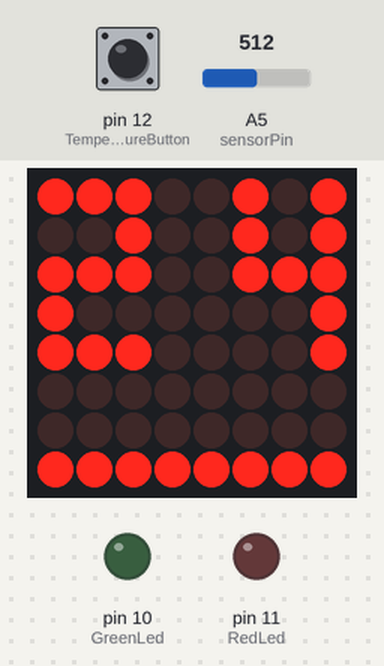
Simulated run of this sketch. Board: Arduino Uno, built with avr-gcc and run on an emulated ATmega328P. Parts: 8×8 LED matrix, output pins drawn as LEDs (lit = HIGH). Wiring (inferred from the names in the program): MAX7219 LED driver (orientation assumed): data pin 3; clock pin 2; CS pin 4. The inputs (shaded band) are chosen by the test bench; at power-on: A5 (sensorPin) = 512, pin 12 (TemperatureButton) HIGH. Pins used as bus, display or sensor lines are not drawn; what the sketch prints to the serial monitor is not drawn.

Above: at 1.2 s.
1.3 s: A5 (sensorPin) set to 0
At 2.9 s:
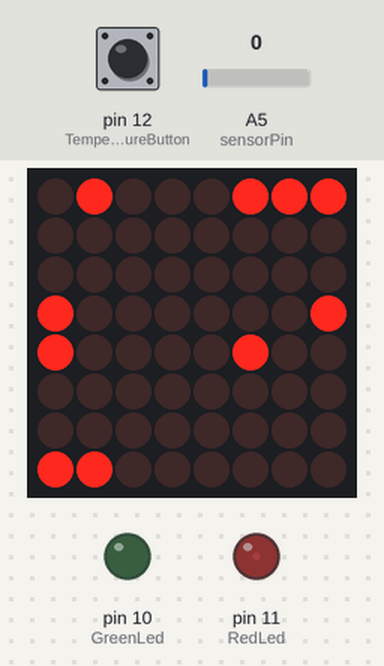
3.5 s: pin 12 (TemperatureButton) pulled LOW for 1 s
At 3.9 s:
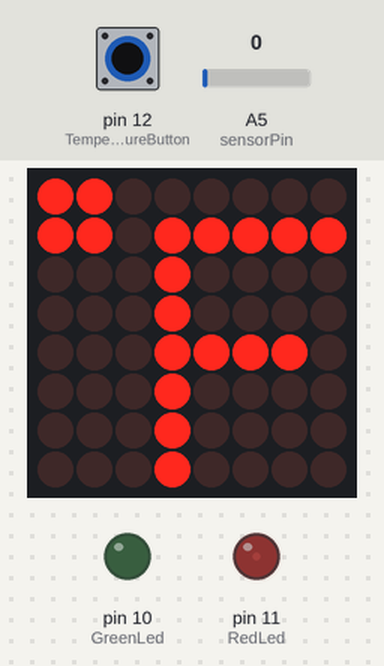
6.2 s: pin 12 (TemperatureButton) pulled LOW for 0.15 s
At 7.6 s:
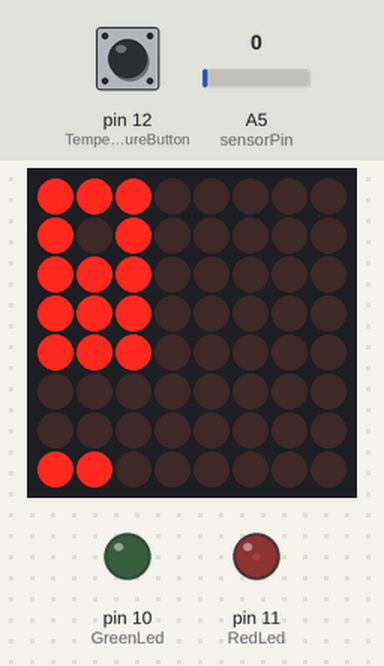
8.6 s: A5 (sensorPin) set to 17
At 9.8 s:
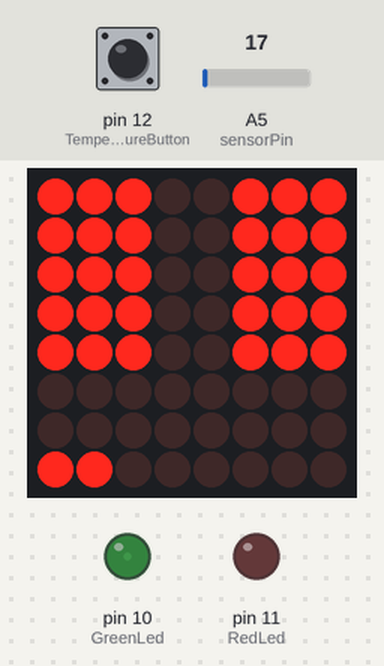
10.1 s: pin 12 (TemperatureButton) pulled LOW for 0.15 s
At 12.4 s:
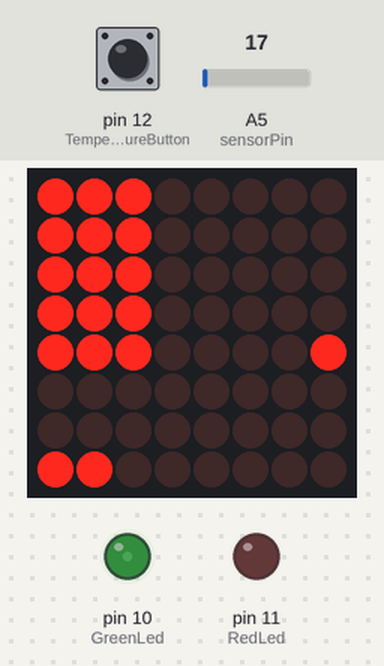
12.7 s: A5 (sensorPin) set to 110
At 13.5 s:
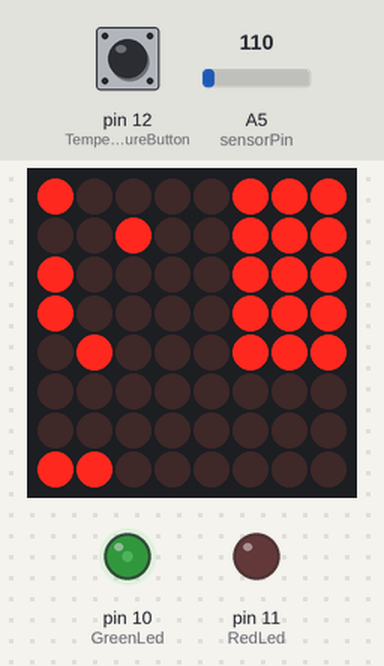
Timing chart, 0 to 15.2 s (numbered marks = the images above; inputs shaded):
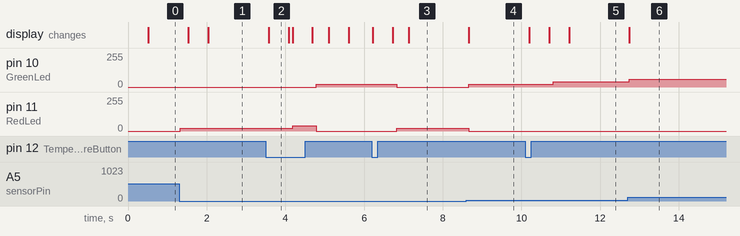

The sketch:

ex4Code.ino
```cpp
#include <math.h>

//Symbols stuff
class Digit// class of number of matrix
{
  private:
    byte ledArr[5][3];
  public:
    Digit(byte A[5][3]);
    byte getVal(int row, int col) {
      return ledArr[col][row];
    }
};

Digit::Digit(byte A[5][3])// copy past the array led
{
  for (int i = 0 ; i < 5 ; i++)
  {
    for (int j = 0 ; j < 3 ; j++)
    {
      ledArr[i][j] = A[i][j];
    }
  }
}
Digit* digits;// the number print
void initializeDigits()
{
  byte digit0[5][3] =
   {{1, 1, 1},
    {1, 0, 1},
    {1, 0, 1},
    {1, 0, 1},
    {1, 1, 1}
  };

  byte digit1[5][3] = {{0, 0, 1},
                       {0, 0, 1},
                       {0, 0, 1},
                       {0, 0, 1},
                       {0, 0, 1}};

  byte  digit2[5][3] = {{1, 1, 1},
                        {0, 0, 1},
                        {1, 1, 1},
                        {1, 0, 0},
                        {1, 1, 1}};

  byte digit3[5][3] = {{1, 1, 1},
                       {0, 0, 1},
                       {1, 1, 1},
                       {0, 0, 1},
                       {1, 1, 1}};

  byte digit4[5][3] =
   {{1, 0, 1},
    {1, 0, 1},
    {1, 1, 1},
    {0, 0, 1},
    {0, 0, 1}
  };

  byte digit5[5][3] =
   {{1, 1, 1},
    {1, 0, 0},
    {1, 1, 1},
    {0, 0, 1},
    {1, 1, 1}
  };

  byte digit6[5][3] =
   {{1, 1, 1},
    {1, 0, 0},
    {1, 1, 1},
    {1, 0, 1},
    {1, 1, 1}
  };

  byte digit7[5][3] =
   {{1, 1, 1},
    {0, 0, 1},
    {1, 1, 1},
    {0, 0, 1},
    {0, 0, 1}
  };

  byte digit8[5][3] =
   {{1, 1, 1},
    {1, 0, 1},
    {1, 1, 1},
    {1, 0, 1},
    {1, 1, 1}
  };

  byte digit9[5][3] =
   {{1, 1, 1},
    {1, 0, 1},
    {1, 1, 1},
    {0, 0, 1},
    {1, 1, 1}};
  digits = new Digit[10] {digit0, digit1, digit2, digit3, digit4,
                          digit5, digit6, digit7, digit8, digit9
                         };
}
//------------------------------------------------------------
//led matrix stuff

class ledmatrix
{
  private:
#define matrixSize 8
    byte matrix[matrixSize][matrixSize];
    const int DATA = 3;
    const int CLK = 2;
    const int CS = 4;
    byte* currLeftDigit[5][3], *currRightDigit[5][3];
    byte* fractionsLine[matrixSize];
    byte* TemperatureToBigLine[matrixSize];
    byte cLetter[7][5] = {{0,1,1,1,0},
                          {1,0,0,0,1},
                          {1,0,0,0,0},
                          {1,0,0,0,0},
                          {1,0,0,0,0},
                          {1,0,0,0,1},
                          {0,1,1,1,0}};

    byte fLetter[7][5] = {{1,1,1,1,1},
                          {1,0,0,0,0},
                          {1,0,0,0,0},
                          {1,1,1,1,0},
                          {1,0,0,0,0},
                          {1,0,0,0,0},
                          {1,0,0,0,0}};
  private:
    void latchBuf();// Latch the entire buffer
    void writeBit(bool b);
    void updateDigit(byte* digit[5][3] , int num);
    void decoder3x8(byte row);
    void printOutPut();
    void turnOff();
    void fractionDegrees(float fraction);
    void printTemperatureSymbol();
  public:
    void initialize();
    void printLetter(char ch);
    void printTemperature(float num);
};

// matrix methouds

void ledmatrix::latchBuf() // Latch the entire buffer
{
  digitalWrite(CS, LOW);
  digitalWrite(CS, HIGH);
}

void ledmatrix::writeBit(bool b) // Write 1 bit to the buffer
{
  digitalWrite(DATA, b);
  digitalWrite(CLK, LOW);
  digitalWrite(CLK, HIGH);
}

void ledmatrix::initialize()  // initial the matrix led
{
  pinMode(DATA, OUTPUT);
  pinMode(CLK, OUTPUT);
  pinMode(CS, OUTPUT);
  digitalWrite(CS, HIGH);

  //  Set registers: decode mode, scan limit, and shutdown (0x900, 0xB07, 0xC01)
  for (int i = 0; i < 4; i++) writeBit(LOW);
  writeBit(HIGH);
  for (int i = 0; i < 2; i++) writeBit(LOW);
  writeBit(HIGH);
  for (int i = 0; i < 8; i++) writeBit(LOW);
  latchBuf();

  for (int i = 0; i < 4; i++) writeBit(LOW);
  writeBit(HIGH);
  writeBit(LOW);
  writeBit(HIGH);
  writeBit(HIGH);
  for (int i = 0; i < 5; i++) writeBit(LOW);
  for (int i = 0; i < 3; i++) writeBit(HIGH);
  latchBuf();

  for (int i = 0; i < 4; i++) writeBit(LOW);
  for (int i = 0; i < 2; i++) writeBit(HIGH);
  for (int i = 0; i < 2; i++) writeBit(LOW);
  for (int i = 0; i < 7; i++) writeBit(LOW);
  writeBit(HIGH);
  latchBuf();
  turnOff();

  for (int i = 0 ; i < 5; i++)// save the pointer of matrix
  {
    for (int j = 0; j < 3; j++)
    {
      currLeftDigit[i][j] = &matrix[j][i];
      currRightDigit[i][j] = &matrix[j + 5][i];
    }
  }

   for(int i=0;i<matrixSize;i++)// save the pointer of line of 100
   {
    fractionsLine[i] = &matrix[i][7];
    TemperatureToBigLine[i] = &matrix[i][6];
   }
}

void ledmatrix::printTemperature(float num)// print the temperature
{
  if(num >= 100)// num superior to 100
  {
    num-=100;
    for(int i=0;i<matrixSize;i++)
    {
        *TemperatureToBigLine[i] = HIGH;// print the line of 100
    }
  }

  int leftDigit = int(num) / 10;// tens digit
  int rightDigit = int(num) % 10;// unity digit
  float fraction = num - (int)num;// decimal digit
  fractionDegrees(fraction);// decimal functiun
  updateDigit(currLeftDigit, leftDigit);//save to us array the digit
  updateDigit(currRightDigit, rightDigit);// save to us array the digit

  printOutPut();
}
void ledmatrix::fractionDegrees(float fraction) // the deimal functiun
{
  int numLedToTurnON = 0;// how many led need to turn on
  if (fraction == 0)
  {
    numLedToTurnON = 0;
  }
  else if(fraction <= 0.25)
  {
    numLedToTurnON = 2;
  }
  else if(fraction <= 0.5)
  {
    numLedToTurnON = 4;
  }
  else if(fraction <= 0.75)
  {
    numLedToTurnON = 6;
  }
  else
  {
    numLedToTurnON = 8;
  }
  for(int i=0;i < matrixSize ;i++)
  {
    if(i < numLedToTurnON)
      *fractionsLine[i] = HIGH;
    else
      *fractionsLine[i] = LOW;
  }
}
void ledmatrix::updateDigit(byte* digit[5][3] , int num)// change the digit value
{
  for (int i = 0 ; i < 5; i++)
  {
    for (int j = 0; j < 3; j++)
    {
      *digit[i][j] = digits[num].getVal(j, i);
    }
  }
}

void ledmatrix::turnOff()// initial the led matrix empty
{
  for (int i = 0; i < matrixSize; i++)
  {
    for (int j = 0; j < matrixSize; j++)
    {
      matrix[i][j] = LOW;// set the decimal to 0
    }
  }
  printOutPut();
}

void ledmatrix::printOutPut()// print all matrix give the date to us array
{
  for (int i = 1; i <= matrixSize; i++) // 8x8
  {
    for (int j = 0; j < 4 ; j++) writeBit(LOW);

    decoder3x8(i);

    for (int j = 0; j < matrixSize; j++)
      writeBit(matrix[(i - 1)][(matrixSize - 1) - j]); // all column turn off
    latchBuf();
  }
}
void ledmatrix::printLetter(char ch)// print the letter to change the state of temperature
{
  turnOff();
  byte (*arr)[7][5] = (ch == 'c')?&cLetter:&fLetter;
   for(byte i=0;i<7;i++)
      for(byte j=0;j<5;j++)
        matrix[j+3][i+1] = (*arr)[i][j];

   matrix[0][0] = HIGH;
   matrix[1][0] = HIGH;
   matrix[0][1] = HIGH;
   matrix[1][1] = HIGH;
  printOutPut();
  delay(500);
  turnOff();
}


void ledmatrix::decoder3x8(byte row) // print the row bit  with number
{
  if (row == 8)
  {
    writeBit(HIGH);
    row = row - 8;
  }
  else
  {
    writeBit(LOW);
  }

  if (row >= 4)
  {
    writeBit(HIGH);
    row = row - 4;
  }
  else
  {
    writeBit(LOW);
  }

  if (row >= 2)
  {
    writeBit(HIGH);
    row = row - 2;
  }
  else
  {
    writeBit(LOW);
  }
  if (row == 1)
  {
    writeBit(HIGH);
  }
  else
  {
    writeBit(LOW);
  }

}
ledmatrix matrix;
//---------------------------------------------------------------

// Temperature stuff
double Celsius, Fahrenheit;
double currDegrees , prevDegrees;
char temperatureState = 'c';
bool pressedButton = false;

const int TemperatureButton = 12;// temperature button
const int sensorPin = A5; // Declaration of the input pin

const int GreenLed = 10;
const int RedLed = 11;
int intensity = 1;

const double sensitivity = 0.01;
int redSens = 0,greenSens = 0;

void switchState()
{
  temperatureState = (temperatureState == 'c')?'f':'c';
  matrix.printLetter(temperatureState);
}

void initializeTemperature()
{
  pinMode(TemperatureButton,  INPUT_PULLUP);// initailise the  Celcuis /Farheineigth button
  pinMode(sensorPin, INPUT); //initials temperatur sensor
  pinMode(GreenLed, OUTPUT);// initialise the red led
  pinMode(RedLed, OUTPUT);// initialise the green led
  updateTemperature();
}

void updateTemperature()// save the celsius and the farenheigth
{
  Celsius =  ThermistorCelsius((int)analogRead(sensorPin));
  Fahrenheit = CelsiusToFahrenheit(Celsius);
  currDegrees = (temperatureState == 'c') ? Celsius :Fahrenheit;
}

double ThermistorCelsius(float RawADC) // class temperatur
{
  double Temp;
  Temp = log(10000.0 * ((1024.0 / RawADC - 1)));
  Temp = 1 / (0.001129148 + (0.000234125 + (0.0000000876741 * Temp * Temp ))* Temp );
  Temp = Temp - 273.15;            // Convert Kelvin to Celcius
  return Temp;
}

double CelsiusToFahrenheit(double celsius)// return the fareineigth value
{
  return ((celsius * 1.8f) + 32);
}

bool buttonPressed()// if button is pressed
{
  return (digitalRead(TemperatureButton) == LOW);
}
void turnLeds()// turn led green or red and upgrade intensity
{
  double  amount = prevDegrees - currDegrees;
  if(-amount > sensitivity)// if its downgroad the temperature
  {
    Serial.println("Temperature UP");
    if(greenSens <235)
       greenSens +=20;
    redSens = 0;
  }
  else if(amount > sensitivity)// if it upgrade the temperature
  {
    Serial.println("Temperature DOWN");
     if(redSens <235)
       redSens +=20;

    greenSens = 0;
  }
  else// its for the debug comments
  {
    Serial.println("Temperature no change");
  }
  analogWrite(RedLed,redSens);
  analogWrite(GreenLed,greenSens);
}

//---------------------------------------------------------------
void setup()
{
  Serial.begin(115200);
  initializeDigits();// initial the digit
  matrix.initialize();// initial the matrix
  initializeTemperature();// the lm sensor
}


void loop()// the loop program
{
  for(int i=0;i<5;i++)// 500 ms
  {
     if(buttonPressed())// change button temperature
      {
        switchState();// switch temperature
      }
    prevDegrees = currDegrees;// save for the comparaison
    delay(100);
    updateTemperature();// save the celsius and fareineigth
    turnLeds(); // turn on off the led green or red
  }
  matrix.printTemperature(currDegrees);// print to the matrix led
  printDataToConsole(); // Output on the serial interface
}

void printDataToConsole()// the comment debugger
{
  Serial.print("Current temperature Celsius is:");
  Serial.print(Celsius);
  Serial.print(char(186)); //Output <°> Symbol
  Serial.println("Cf");
  Serial.print("Current temperature Fahrenheit is:");
  Serial.print(Fahrenheit);
  Serial.print(char(186)); //Output <°> Symbol
  Serial.println("F");
  Serial.println("---------------------------------------");
}
```

Measured:
- after the input at 1.3 s, pin 11 (RedLed): 0/255 → 20/255 at once; the display: first changes after 0.23 s (image 1 shows a later state)
- after the input at 3.5 s, pin 10 (GreenLed): 0/255 → 20/255 after 1.3 s; pin 11 (RedLed): 20/255 → 40/255 after 0.68 s, → 0/255 0.61 s later; the display: changes after 0.08 s (image 2)
- after the input at 6.2 s, pin 10 (GreenLed): 20/255 → 0/255 after 0.63 s; pin 11 (RedLed): 0/255 → 20/255 after 0.63 s; the display: first changes at once (image 3 shows a later state)
- after the input at 8.6 s, pin 10 (GreenLed): 0/255 → 20/255 after 0.06 s; pin 11 (RedLed): 20/255 → 0/255 after 0.06 s; the display: changes after 0.07 s (image 4)
- after the input at 10.1 s, pin 10 (GreenLed): 20/255 → 40/255 after 0.71 s; the display: first changes after 0.10 s (image 5 shows a later state)
- after the input at 12.7 s, pin 10 (GreenLed): 40/255 → 60/255 at once; the display: changes after 0.05 s (image 6)
- what the display in image 2 shows lasts 0.5 s, from 3.6 s to 4.1 s
